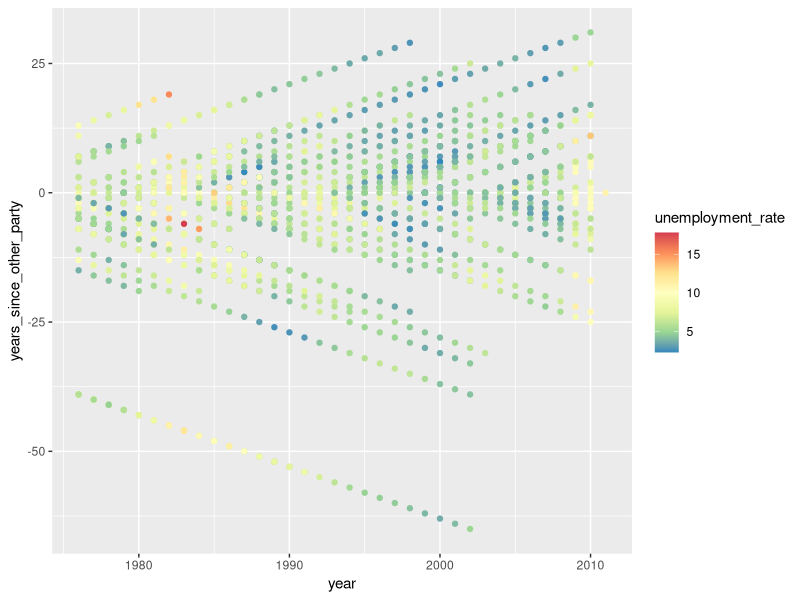

Reproduce this figure in R. (Note: this script raises an error after producing the figure.)
## ---- chunk 1
library(tidyverse)
library(readxl)

knitr::opts_chunk$set(echo = TRUE)

gubernational_df <- read_excel("data/StateElections_Gub_2012_09_06_Public_Version.xlsx")
gubernational_df$years_since_other_party <- -gubernational_df$years_since_other_party # Make it so negative means the democrats are in power (so numbers on the 'left' of 0 correspond to the 'left' being in power, and numbers to the 'right' of 0 correspond to the 'right' being in power).

unemployment_df <- read_excel("data/ststdsadata.xlsx")

# View(unemployment_df)
# The unemployment_df requires some data wrangling to fix the column names.

unemployment_df <- tail(unemployment_df, -7)

colnames(unemployment_df) <- c("FIPs_code", "state", "year", "month", "population", "LF_population", "LF_population_percent", "employed_population", "participation_rate", "unemployed_population", "unemployment_rate")

# FIPS code = just a state/region identifier.
# Population = "Civilian Non-institutional population"
# Labor force = The subset of the civilian non-institutional population that is either unemployed or employed. Does not include discouraged or handicapped workers.

# Employed population = THe subset of the labor force that is current employed
# Participation Rate =  fraction of employed people that are in the labor force over the total number of people in the the civilian non-institutional population.
# Unemployed Population = The number of people in the labor forrce that are unemployed
# Unemployment rate = fraction of the unemployed people that are in the labor force over the total number of people *in the civilian labor force*.

# Note the subtly: The Participation rate, considers the number of employed people to the total civilian non-institutional population. The unemployment rate, on the other hand, only uses the civilian labor force as it's background population, and therefore doesn't include discouraged or disabled workers.

# The civilian labor force is a proper subset of the civilian non-institutinoal labor force.

# references: https://www.investopedia.com/terms/c/civilian-labor-force.asp


# Note that some 'states' are not actually states, but rather regions. We will remove these.
unemployment_df <- unemployment_df %>% filter(state %in% state.name)

# Convert all columns types to numeric except state name (column 2)
unemployment_df <- unemployment_df %>% mutate_at(c(-2), as.numeric)

# View(unemployment_df)
# View(gubernational_df)
## ---- chunk 2

# Data ranges from 1925 to 2016
summary(gubernational_df$year)

# Every state has 92 rows (each year from 1925 to 2016, inclusive).
# Note that not all columns will be filled for every row.
# Alaska and Hawaii didn't even become states until 1959.

gubernational_df %>% 
  group_by(state) %>%
  summarise(count = n())

gubernational_df %>%
  filter(!is.na(years_since_other_party)) %>%
  group_by(state) %>%
  summarise(min_year = min(year), max_year = max(year))


# years_since_other_party data ranges from 1937 to 2011
gubernational_df %>%
  filter(!is.na(years_since_other_party)) %>%
  summarise(min_year = min(year), max_year = max(year))


gubernational_df %>%
  filter(!is.na(years_since_other_party)) %>%
  group_by(state) %>%
  summarise(count = n())

# Alaska - 51
# Hawaii 50
# Minnesota - 74
# North Dakota - 74
# Wisconsin - 74
# Rhode Island - 74




  

unemployment_year_means_df <- unemployment_df %>% 
                              group_by(state, year) %>% 
                              summarise(Population = mean(population, na.rm = TRUE),
                                        LF_population = mean(LF_population, na.rm = TRUE),
                                        LF_population_percent = mean(LF_population_percent, na.rm = TRUE),
                                        employed_population = mean(employed_population, na.rm = TRUE),
                                        participation_rate = mean(participation_rate, na.rm = TRUE),
                                        unemployed_population = mean(unemployed_population, na.rm = TRUE),
                                        unemployment_rate = mean(unemployment_rate, na.rm = TRUE))


party_change_df <- gubernational_df[,c("state", "year", "years_since_other_party")]
party_change_x_unemployment_df <- merge(party_change_df, unemployment_year_means_df, by= c("state", "year")) %>%
                    filter(!is.na(years_since_other_party) & !is.na(unemployment_rate))


last_state = "blank"
party_change_x_unemployment_df$change_counter <-  NA
change_counter <- 0
for (i in 1:nrow(party_change_x_unemployment_df)) {

  row <- party_change_x_unemployment_df[i,]
  if (last_state != row$state) {
    change_counter <- 0
    last_state <- row$state
  } else if (row$years_since_other_party == 0) {
    change_counter <- change_counter + 1
  }

  party_change_x_unemployment_df[i, "change_counter"] <- change_counter
}




ggplot(party_change_x_unemployment_df, aes(x = year, y = years_since_other_party, color = unemployment_rate)) +
  geom_point() + 
  scale_color_distiller(palette = "Spectral")



  
dir.create("./output/")
pdf(file = "./output/unemployment_rate_vs_governor_party_change.pdf")
      
p <- ggplot(party_change_x_unemployment_df, aes(x = year, y = years_since_other_party, color = unemployment_rate, group = interaction(state, change_counter))) +
    geom_line() + 
    geom_point() +
    ylim(c(-max(abs(party_change_x_unemployment_df_state$years_since_other_party)), max(abs(party_change_x_unemployment_df_state$years_since_other_party)))) + 
    scale_color_gradient(low = "blue", high = "red") +
    labs(x = "Year", y = "Years since Party Change", title = paste0("Unemployment Rate vs Governor Party Changes over Time for all States"), color = "Unemployment Rate") +
    theme_linedraw() +
    coord_flip()
print(p)

for (cur_state in state.name) {
  party_change_x_unemployment_df_state <- party_change_x_unemployment_df %>% filter(state == cur_state)
  
  p <- ggplot(party_change_x_unemployment_df_state, aes(x = year, y = years_since_other_party, color = unemployment_rate, group = interaction(state, change_counter))) +
    geom_line() + 
    geom_point() +
    ylim(c(-max(abs(party_change_x_unemployment_df_state$years_since_other_party)), max(abs(party_change_x_unemployment_df_state$years_since_other_party)))) + 
    scale_color_gradient(low = "blue", high = "red") +
    labs(x = "Year", y = "Years since Party Change", title = paste0("Unemployment Rate vs Governor Party Changes over Time for \n", cur_state), color = "Unemployment Rate") +
    theme_linedraw() +
    coord_flip()
  print(p)
}
dev.off()



## ---- chunk 3
california  <- party_change_x_unemployment_df  %>% filter(state == "California")

ggplot(california, aes(x = year, y = years_since_other_party, color = unemployment_rate)) +
    geom_point() + 
    scale_color_distiller(palette = "Spectral")

ggplot(california, aes(x = year, y = years_since_other_party, color = unemployment_rate)) +
    geom_point() + 
    scale_color_distiller(palette = "Spectral")
